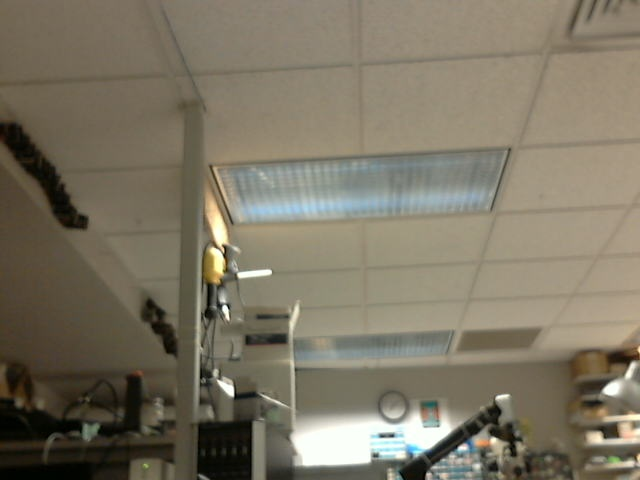
#> input picture VO/data/image2.jpeg, 640 x 480 px
$ python FAST_feature_detect.py   (Python 2 division)   (older library calls are emulated)
#> lines starting #> are read from the running program, lines starting #| are printed output that depends on the picture
import numpy as np
import cv2
from matplotlib import pyplot as plt
#loading the image
img = cv2.imread('data/image2.jpeg',0)
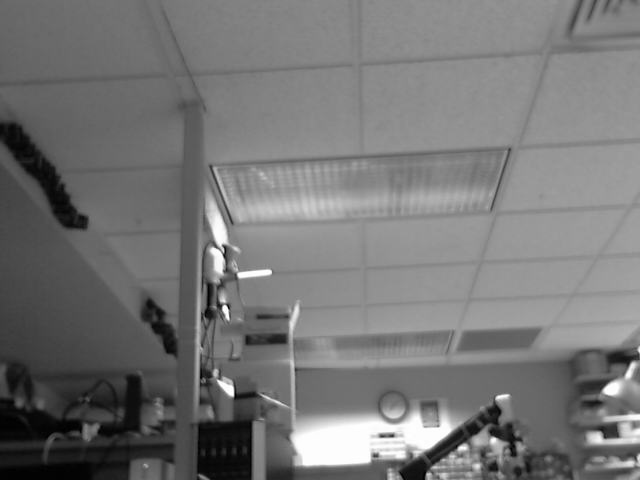
#> img: shape (480, 640); min 0, max 255, mean 117.7

# Initiate FAST object with default values
fast = cv2.FastFeatureDetector()

# find and draw the keypoints
kp = fast.detect(img,None)
#> kp = 996 keypoints; strongest (x, y, size): (223, 245, 7), (225, 306, 7), (228, 318, 7), (223, 250, 7)

img2 = cv2.drawKeypoints(img, kp, color=(255,0,0))
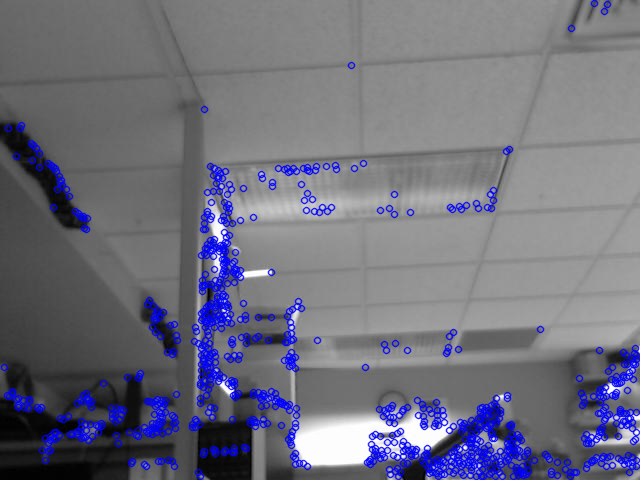
#> img2: shape (480, 640, 3); mean of channels 0, 1, 2 126.1, 111.3, 111.3; drawn as B, G, R

cv2.imshow("image with key points", img2)
cv2.waitKey(0)

# Print all default params
#> (the run stopped early here; a loop or call above may not have finished)

$ run again, with VO/data/image101.jpeg copied over VO/data/image2.jpeg
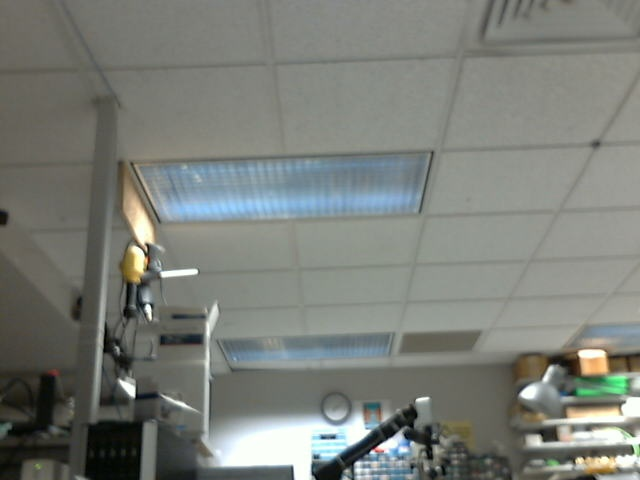
#> input picture VO/data/image101.jpeg, 640 x 480 px
#> `img = cv2.imread('data/image2.jpeg',0)`:
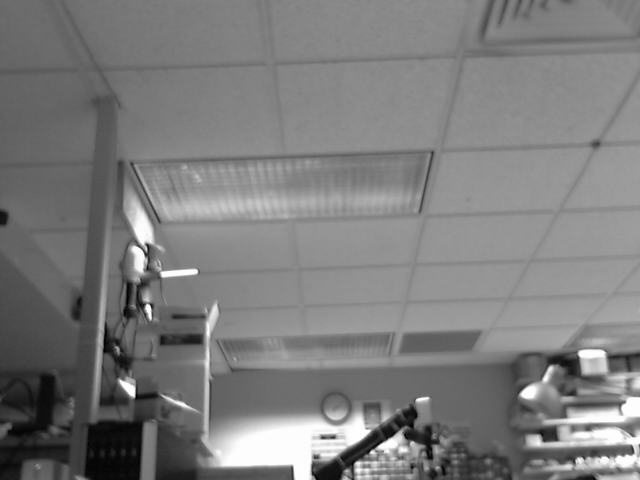
#> img: shape (480, 640); min 0, max 255, mean 124.5
#> kp = 1075 keypoints; strongest (x, y, size): (147, 244, 7), (146, 250, 7), (150, 318, 7), (633, 452, 7)
#> `img2 = cv2.drawKeypoints(img, kp, color=(255,0,0))`:
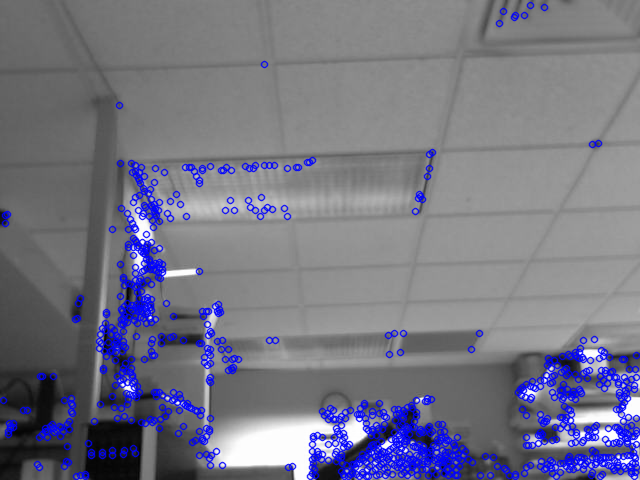
#> img2: shape (480, 640, 3); mean of channels 0, 1, 2 132.7, 116.7, 116.7; drawn as B, G, R
